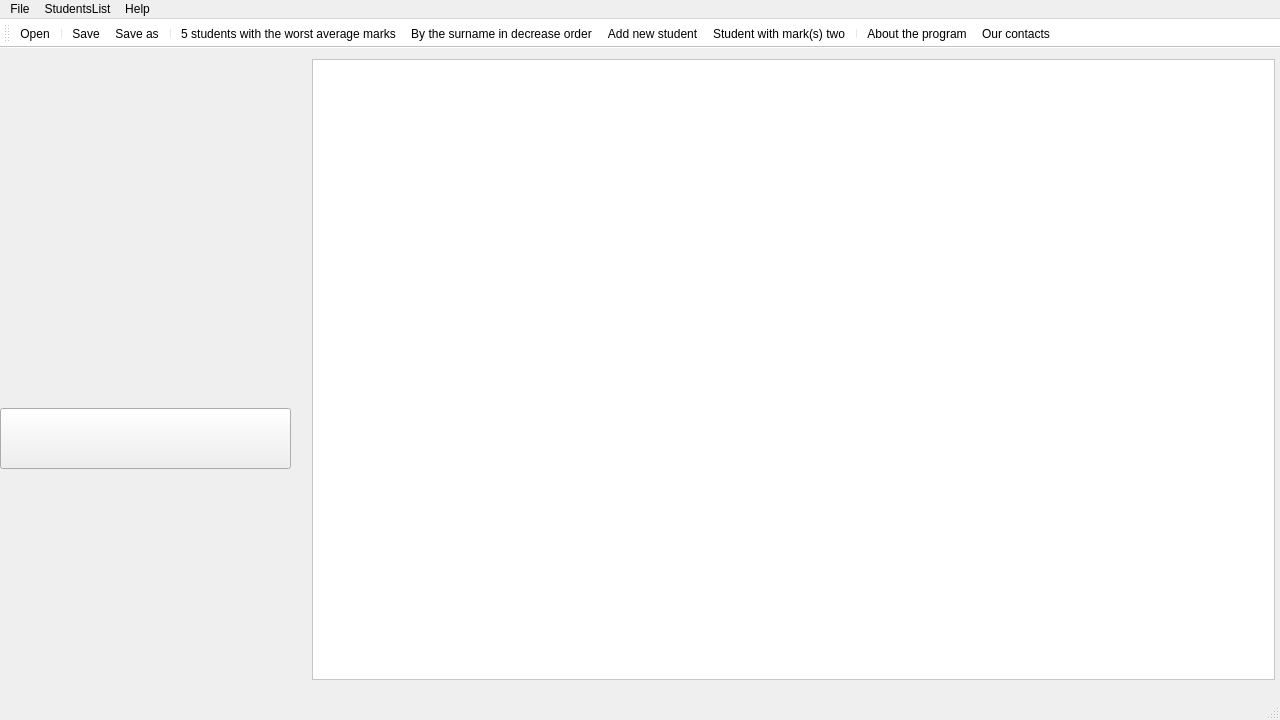
<?xml version="1.0" encoding="UTF-8"?>
<ui version="4.0">
 <class>MainWindow_Second</class>
 <widget class="QMainWindow" name="MainWindow_Second">
  <property name="geometry">
   <rect>
    <x>0</x>
    <y>0</y>
    <width>1280</width>
    <height>720</height>
   </rect>
  </property>
  <property name="minimumSize">
   <size>
    <width>1280</width>
    <height>720</height>
   </size>
  </property>
  <property name="maximumSize">
   <size>
    <width>1280</width>
    <height>720</height>
   </size>
  </property>
  <property name="sizeIncrement">
   <size>
    <width>0</width>
    <height>0</height>
   </size>
  </property>
  <property name="windowTitle">
   <string>MainWindow</string>
  </property>
  <widget class="QWidget" name="centralwidget">
   <widget class="QWidget" name="widget" native="true">
    <property name="geometry">
     <rect>
      <x>0</x>
      <y>0</y>
      <width>1280</width>
      <height>720</height>
     </rect>
    </property>
    <property name="minimumSize">
     <size>
      <width>1280</width>
      <height>720</height>
     </size>
    </property>
    <property name="maximumSize">
     <size>
      <width>1280</width>
      <height>720</height>
     </size>
    </property>
    <property name="styleSheet">
     <string notr="true">QWidget
{
background: url(&quot;://rec//img//Background.png&quot;);
background-repeat: repeat;

  height: 500px; /* You must set a specified height */
  background-position: center; /* Center the image */
  background-repeat: no-repeat; /* Do not repeat the image */
  background-size: cover; /* Resize the background image to cover the entire container */
}

</string>
    </property>
    <widget class="QWidget" name="widget_2" native="true">
     <property name="geometry">
      <rect>
       <x>0</x>
       <y>0</y>
       <width>311</width>
       <height>91</height>
      </rect>
     </property>
     <property name="styleSheet">
      <string notr="true">QWidget
{
background: url(&quot;://rec//img//logo.png&quot;);
background-repeat: repeat;

  height: 500px; /* You must set a specified height */
  background-position: center; /* Center the image */
  background-repeat: no-repeat; /* Do not repeat the image */
  background-size: cover; /* Resize the background image to cover the entire container */
}

</string>
     </property>
    </widget>
    <widget class="QPushButton" name="pushButton_Adding">
     <property name="geometry">
      <rect>
       <x>0</x>
       <y>100</y>
       <width>291</width>
       <height>61</height>
      </rect>
     </property>
     <property name="styleSheet">
      <string notr="true">QPushButton#pushButton_Adding {
	background: url(&quot;://rec//img//adding_btn.png&quot;);
 	background-repeat: repeat-none;
	background-position: middle;
	border-style: outset;
    border-color: beige;
    font: bold 14px;
    min-width: 7em;
    padding: 6px;

}

QPushButton#pushButton_Adding:hover {
background: url(&quot;://rec//img//adding_hover_btn.png&quot;);
	background-repeat: repeat-none;
    border-style: inset;
	background-position: middle;
 }

QPushButton#pushButton_Adding:pressed {
background: url(&quot;://rec//img//adding_pressed_btn.png&quot;);
	background-repeat: repeat-none;
	background-position: middle;

}

</string>
     </property>
     <property name="text">
      <string/>
     </property>
    </widget>
    <widget class="QPushButton" name="pushButton_Outputting">
     <property name="geometry">
      <rect>
       <x>0</x>
       <y>220</y>
       <width>291</width>
       <height>61</height>
      </rect>
     </property>
     <property name="styleSheet">
      <string notr="true">QPushButton#pushButton_Outputting {
	background: url(&quot;://rec//img//outputting_btn.png&quot;);
 	background-repeat: repeat-none;
	background-position: middle;
	border-style: outset;
    border-color: beige;
    font: bold 14px;
    min-width: 7em;
    padding: 6px;

}

QPushButton#pushButton_Outputting:hover {

background: url(&quot;://rec//img//outputting_hover_btn.png&quot;);
	background-repeat: repeat-none;
    border-style: inset;
	background-position: middle;
 }

QPushButton#pushButton_Outputting:pressed {

	background: url(&quot;://rec//img//outputting_pressed_btn.png&quot;);
	background-repeat: repeat-none;
	background-position: middle;

}

</string>
     </property>
     <property name="text">
      <string/>
     </property>
    </widget>
    <widget class="QPushButton" name="pushButton_Sorting">
     <property name="geometry">
      <rect>
       <x>0</x>
       <y>160</y>
       <width>291</width>
       <height>61</height>
      </rect>
     </property>
     <property name="autoFillBackground">
      <bool>false</bool>
     </property>
     <property name="styleSheet">
      <string notr="true">QPushButton#pushButton_Sorting {

background: url(&quot;://rec//img//sorting_btn.png&quot;);
 	background-repeat: repeat-none;
	background-position: middle;
	border-style: outset;
    border-color: beige;
    font: bold 14px;
    min-width: 7em;
    padding: 6px;

}

QPushButton#pushButton_Sorting:hover {

background: url(&quot;://rec//img//sorting_hover_btn.png&quot;);
	background-repeat: repeat-none;
    border-style: inset;
	background-position: middle;
 }

QPushButton#pushButton_Sorting:pressed {


background: url(&quot;://rec//img//sorting_pressed_btn.png&quot;);
	background-repeat: repeat-none;
	background-position: middle;

}

</string>
     </property>
     <property name="text">
      <string/>
     </property>
    </widget>
    <widget class="QPushButton" name="pushButton_Removing">
     <property name="geometry">
      <rect>
       <x>0</x>
       <y>280</y>
       <width>291</width>
       <height>61</height>
      </rect>
     </property>
     <property name="styleSheet">
      <string notr="true">QPushButton#pushButton_Removing {

	background: url(&quot;://rec//img//removing_btn.png&quot;);
 	background-repeat: repeat-none;
	background-position: middle;
	border-style: outset;
    border-color: beige;
    font: bold 14px;
    min-width: 7em;
    padding: 6px;

}

QPushButton#pushButton_Removing:hover {

	background: url(&quot;://rec//img//removing_hover_btn.png&quot;);
	background-repeat: repeat-none;
    border-style: inset;
	background-position: middle;
 }

QPushButton#pushButton_Removing:pressed {

	background: url(&quot;://rec//img//removing_pressed_btn.png&quot;);
	background-repeat: repeat-none;
	background-position: middle;

}

</string>
     </property>
     <property name="text">
      <string/>
     </property>
    </widget>
    <widget class="QTableWidget" name="tableWidget">
     <property name="geometry">
      <rect>
       <x>312</x>
       <y>11</y>
       <width>963</width>
       <height>621</height>
      </rect>
     </property>
     <property name="sizePolicy">
      <sizepolicy hsizetype="Fixed" vsizetype="Fixed">
       <horstretch>0</horstretch>
       <verstretch>0</verstretch>
      </sizepolicy>
     </property>
     <property name="minimumSize">
      <size>
       <width>963</width>
       <height>621</height>
      </size>
     </property>
     <property name="maximumSize">
      <size>
       <width>963</width>
       <height>621</height>
      </size>
     </property>
     <property name="sizeIncrement">
      <size>
       <width>0</width>
       <height>621</height>
      </size>
     </property>
     <property name="font">
      <font>
       <pointsize>14</pointsize>
      </font>
     </property>
     <property name="autoFillBackground">
      <bool>false</bool>
     </property>
     <property name="styleSheet">
      <string notr="true">background: white;</string>
     </property>
     <property name="locale">
      <locale language="English" country="World"/>
     </property>
     <property name="verticalScrollBarPolicy">
      <enum>Qt::ScrollBarAlwaysOn</enum>
     </property>
     <property name="horizontalScrollBarPolicy">
      <enum>Qt::ScrollBarAlwaysOff</enum>
     </property>
     <property name="autoScroll">
      <bool>true</bool>
     </property>
     <property name="verticalScrollMode">
      <enum>QAbstractItemView::ScrollPerPixel</enum>
     </property>
     <property name="horizontalScrollMode">
      <enum>QAbstractItemView::ScrollPerPixel</enum>
     </property>
     <property name="gridStyle">
      <enum>Qt::SolidLine</enum>
     </property>
     <property name="rowCount">
      <number>0</number>
     </property>
     <attribute name="verticalHeaderCascadingSectionResizes">
      <bool>false</bool>
     </attribute>
     <attribute name="verticalHeaderShowSortIndicator" stdset="0">
      <bool>false</bool>
     </attribute>
     <attribute name="verticalHeaderStretchLastSection">
      <bool>false</bool>
     </attribute>
    </widget>
    <widget class="QWidget" name="widget_3" native="true">
     <property name="geometry">
      <rect>
       <x>10</x>
       <y>340</y>
       <width>291</width>
       <height>16</height>
      </rect>
     </property>
     <property name="styleSheet">
      <string notr="true">QWidget
{

background: url(&quot;://rec//img//separating_line.png&quot;);
background-repeat: repeat;

  height: 500px; /* You must set a specified height */
  background-position: center; /* Center the image */
  background-repeat: no-repeat; /* Do not repeat the image */
  background-size: cover; /* Resize the background image to cover the entire container */
}

</string>
     </property>
    </widget>
    <widget class="QPushButton" name="pushButton_ReadFromFile">
     <property name="geometry">
      <rect>
       <x>0</x>
       <y>360</y>
       <width>291</width>
       <height>61</height>
      </rect>
     </property>
     <property name="styleSheet">
      <string notr="true">QPushButton#pushButton_ReadFromFile {

background: url(&quot;://rec//img//file_reading_btn.png&quot;);
 	background-repeat: repeat-none;
	background-position: middle;
	border-style: outset;
    border-color: beige;
    font: bold 14px;
    min-width: 7em;
    padding: 6px;

}

QPushButton#pushButton_ReadFromFile:hover {

background: url(&quot;://rec//img//file_reading_hover_btn.png&quot;);
	background-repeat: repeat-none;
    border-style: inset;
	background-position: middle;
 }

QPushButton#pushButton_ReadFromFile:pressed {

background: url(&quot;://rec//img//file_reading_pressed_btn.png&quot;);
	background-repeat: repeat-none;
	background-position: middle;

}

</string>
     </property>
     <property name="text">
      <string/>
     </property>
    </widget>
    <widget class="QPushButton" name="pushButton_ClearingList">
     <property name="geometry">
      <rect>
       <x>0</x>
       <y>420</y>
       <width>291</width>
       <height>61</height>
      </rect>
     </property>
     <property name="styleSheet">
      <string notr="true">QPushButton#pushButton_ClearingList {

background: url(&quot;://rec//img//clearing_btn.png&quot;);
 	background-repeat: repeat-none;
	background-position: middle;
	border-style: outset;
    border-color: beige;
    font: bold 14px;
    min-width: 7em;
    padding: 6px;

}

QPushButton#pushButton_ClearingList:hover {

background: url(&quot;://rec//img//clearing_hover_btn.png&quot;);
	background-repeat: repeat-none;
    border-style: inset;
	background-position: middle;
 }

QPushButton#pushButton_ClearingList:pressed {

background: url(&quot;://rec//img//clearing_pressed_btn.png&quot;);
	background-repeat: repeat-none;
	background-position: middle;

}
</string>
     </property>
     <property name="text">
      <string/>
     </property>
    </widget>
    <widget class="QPushButton" name="pushButton_Support">
     <property name="geometry">
      <rect>
       <x>0</x>
       <y>500</y>
       <width>291</width>
       <height>61</height>
      </rect>
     </property>
     <property name="styleSheet">
      <string notr="true">QPushButton#pushButton_Support {

background: url(&quot;://rec//img//support_btn.png&quot;);
 	background-repeat: repeat-none;
	background-position: middle;
	border-style: outset;
    border-color: beige;
    font: bold 14px;
    min-width: 7em;
    padding: 6px;

}

QPushButton#pushButton_Support:hover {

background: url(&quot;://rec//img//support_hover_btn.png&quot;);
	background-repeat: repeat-none;
    border-style: inset;
	background-position: middle;
 }

QPushButton#pushButton_Support:pressed {

background: url(&quot;://rec//img//support_pressed_btn.png&quot;);
	background-repeat: repeat-none;
	background-position: middle;

}

</string>
     </property>
     <property name="text">
      <string/>
     </property>
    </widget>
    <widget class="QPushButton" name="pushButton_Exit">
     <property name="geometry">
      <rect>
       <x>0</x>
       <y>560</y>
       <width>291</width>
       <height>61</height>
      </rect>
     </property>
     <property name="styleSheet">
      <string notr="true">QPushButton#pushButton_Exit {

background: url(&quot;://rec//img//exit_btn.png&quot;);
 	background-repeat: repeat-none;
	background-position: middle;
	border-style: outset;
    border-color: beige;
    font: bold 14px;
    min-width: 7em;
    padding: 6px;

}

QPushButton#pushButton_Exit:hover {

background: url(&quot;://rec//img//exit_hover_btn.png&quot;);
	background-repeat: repeat-none;
    border-style: inset;
	background-position: middle;
 }

QPushButton#pushButton_Exit:pressed {
background: url(&quot;://rec//img//exit_pressed_btn.png&quot;);
	background-repeat: repeat-none;
	background-position: middle;

}

</string>
     </property>
     <property name="text">
      <string/>
     </property>
    </widget>
    <widget class="QWidget" name="widget_4" native="true">
     <property name="geometry">
      <rect>
       <x>10</x>
       <y>480</y>
       <width>291</width>
       <height>16</height>
      </rect>
     </property>
     <property name="styleSheet">
      <string notr="true">QWidget
{

background: url(&quot;://rec//img//separating_line.png&quot;);
background-repeat: repeat;

  height: 500px; /* You must set a specified height */
  background-position: center; /* Center the image */
  background-repeat: no-repeat; /* Do not repeat the image */
  background-size: cover; /* Resize the background image to cover the entire container */
}

</string>
     </property>
    </widget>
   </widget>
  </widget>
  <widget class="QMenuBar" name="menubar">
   <property name="geometry">
    <rect>
     <x>0</x>
     <y>0</y>
     <width>1280</width>
     <height>21</height>
    </rect>
   </property>
   <widget class="QMenu" name="menuFile">
    <property name="title">
     <string>File</string>
    </property>
    <addaction name="actionOpen_2"/>
    <addaction name="separator"/>
    <addaction name="actionSave_2"/>
    <addaction name="actionSave_as_2"/>
   </widget>
   <widget class="QMenu" name="menuList_Of_Students">
    <property name="title">
     <string>StudentsList</string>
    </property>
    <widget class="QMenu" name="menuSorting">
     <property name="title">
      <string>Sorting</string>
     </property>
     <addaction name="actionBy_the_surname_in_decrease_order"/>
    </widget>
    <widget class="QMenu" name="menuOutputting">
     <property name="title">
      <string>Outputting</string>
     </property>
     <addaction name="action5_students_with_the_highest_average_marks"/>
    </widget>
    <widget class="QMenu" name="menuRemoving">
     <property name="title">
      <string>Removing</string>
     </property>
     <addaction name="actionStudent_with_mark_s_two"/>
    </widget>
    <addaction name="actionAdd_new_student"/>
    <addaction name="menuSorting"/>
    <addaction name="menuOutputting"/>
    <addaction name="menuRemoving"/>
   </widget>
   <widget class="QMenu" name="menuHelp">
    <property name="title">
     <string>Help</string>
    </property>
    <addaction name="actionOur_contacts"/>
    <addaction name="actionInformation"/>
   </widget>
   <addaction name="menuFile"/>
   <addaction name="menuList_Of_Students"/>
   <addaction name="menuHelp"/>
  </widget>
  <widget class="QStatusBar" name="statusbar"/>
  <widget class="QToolBar" name="toolBar">
   <property name="windowTitle">
    <string>toolBar</string>
   </property>
   <property name="styleSheet">
    <string notr="true">background-color: white;</string>
   </property>
   <attribute name="toolBarArea">
    <enum>TopToolBarArea</enum>
   </attribute>
   <attribute name="toolBarBreak">
    <bool>false</bool>
   </attribute>
   <addaction name="actionOpen_2"/>
   <addaction name="separator"/>
   <addaction name="actionSave_2"/>
   <addaction name="actionSave_as_2"/>
   <addaction name="separator"/>
   <addaction name="action5_students_with_the_highest_average_marks"/>
   <addaction name="actionBy_the_surname_in_decrease_order"/>
   <addaction name="actionAdd_new_student"/>
   <addaction name="actionStudent_with_mark_s_two"/>
   <addaction name="separator"/>
   <addaction name="actionInformation"/>
   <addaction name="actionOur_contacts"/>
  </widget>
  <action name="actionAdd_new_student">
   <property name="icon">
    <iconset resource="resource.qrc">
     <normaloff>:/rec/img/icons8_add_32.png</normaloff>:/rec/img/icons8_add_32.png</iconset>
   </property>
   <property name="text">
    <string>Add new student</string>
   </property>
   <property name="shortcut">
    <string>Ctrl+A</string>
   </property>
  </action>
  <action name="actionBy_the_surname_in_decrease_order">
   <property name="icon">
    <iconset resource="resource.qrc">
     <normaloff>:/rec/img/icons8_sorting_32.png</normaloff>:/rec/img/icons8_sorting_32.png</iconset>
   </property>
   <property name="text">
    <string>By the surname in decrease order</string>
   </property>
   <property name="shortcut">
    <string>Ctrl+G</string>
   </property>
  </action>
  <action name="action5_students_with_the_highest_average_marks">
   <property name="icon">
    <iconset resource="resource.qrc">
     <normaloff>:/rec/img/icons8_bulleted_list_32.png</normaloff>:/rec/img/icons8_bulleted_list_32.png</iconset>
   </property>
   <property name="text">
    <string>5 students with the worst average marks</string>
   </property>
   <property name="shortcut">
    <string>Ctrl+H</string>
   </property>
  </action>
  <action name="actionStudent_with_mark_s_two">
   <property name="icon">
    <iconset resource="resource.qrc">
     <normaloff>:/rec/img/icons8_delete_document_32.png</normaloff>:/rec/img/icons8_delete_document_32.png</iconset>
   </property>
   <property name="text">
    <string>Student with mark(s) two</string>
   </property>
   <property name="shortcut">
    <string>Ctrl+Q</string>
   </property>
  </action>
  <action name="actionOpen_2">
   <property name="icon">
    <iconset theme="OpenFile" resource="resource.qrc">
     <normaloff>:/rec/img/icons8_view_32.png</normaloff>:/rec/img/icons8_view_32.png</iconset>
   </property>
   <property name="text">
    <string>Open</string>
   </property>
   <property name="toolTip">
    <string>Open file</string>
   </property>
   <property name="shortcut">
    <string>Ctrl+O</string>
   </property>
  </action>
  <action name="actionSave_2">
   <property name="icon">
    <iconset theme="SaveFile" resource="resource.qrc">
     <normaloff>:/rec/img/icons8_save_32.png</normaloff>:/rec/img/icons8_save_32.png</iconset>
   </property>
   <property name="text">
    <string>Save</string>
   </property>
   <property name="toolTip">
    <string>Save</string>
   </property>
   <property name="shortcut">
    <string>Ctrl+S</string>
   </property>
  </action>
  <action name="actionSave_as_2">
   <property name="icon">
    <iconset theme="SaveAsFile" resource="resource.qrc">
     <normaloff>:/rec/img/icons8_save_all_32.png</normaloff>:/rec/img/icons8_save_all_32.png</iconset>
   </property>
   <property name="text">
    <string>Save as</string>
   </property>
   <property name="toolTip">
    <string>Save as</string>
   </property>
   <property name="shortcut">
    <string>Ctrl+Shift+S</string>
   </property>
  </action>
  <action name="actionInformation">
   <property name="icon">
    <iconset resource="resource.qrc">
     <normaloff>:/rec/img/icons8_info_32.png</normaloff>:/rec/img/icons8_info_32.png</iconset>
   </property>
   <property name="text">
    <string>About the program</string>
   </property>
   <property name="toolTip">
    <string>About the program</string>
   </property>
   <property name="shortcut">
    <string>Ctrl+I</string>
   </property>
  </action>
  <action name="actionOur_contacts">
   <property name="icon">
    <iconset resource="resource.qrc">
     <normaloff>:/rec/img/icons8_contacts_32.png</normaloff>:/rec/img/icons8_contacts_32.png</iconset>
   </property>
   <property name="text">
    <string>Our contacts</string>
   </property>
   <property name="shortcut">
    <string>Ctrl+H</string>
   </property>
  </action>
 </widget>
 <resources>
  <include location="resource.qrc"/>
 </resources>
 <connections/>
</ui>
